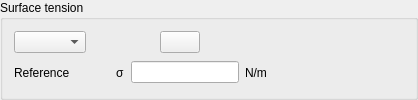
    <widget class="QGroupBox" name="groupBoxSigma">
     <property name="title">
      <string>Surface tension</string>
     </property>
     <layout class="QHBoxLayout" name="horizontalLayout_2">
      <item>
       <layout class="QVBoxLayout" name="verticalLayout_2">
        <item>
         <layout class="QHBoxLayout" name="horizontalLayout_5">
          <item>
           <widget class="QComboBox" name="comboBoxSigma"/>
          </item>
          <item>
           <spacer name="horizontalSpacer_9">
            <property name="orientation">
             <enum>Qt::Horizontal</enum>
            </property>
            <property name="sizeHint" stdset="0">
             <size>
              <width>40</width>
              <height>20</height>
             </size>
            </property>
           </spacer>
          </item>
          <item>
           <widget class="QPushButton" name="pushButtonSigma">
            <property name="toolTip">
             <string>&lt;html&gt;&lt;head/&gt;&lt;body&gt;&lt;p&gt;&lt;span style=&quot; font-size:9pt;&quot;&gt;Fill the formula editor in case of a variable fluid volumic viscosity.&lt;/span&gt;&lt;/p&gt;&lt;/body&gt;&lt;/html&gt;</string>
            </property>
            <property name="text">
             <string/>
            </property>
            <property name="icon">
             <iconset resource="resources_pages.qrc">
              <normaloff>:data/icons/22x22/edit-find-replace.png</normaloff>:data/icons/22x22/edit-find-replace.png</iconset>
            </property>
            <property name="iconSize">
             <size>
              <width>22</width>
              <height>22</height>
             </size>
            </property>
           </widget>
          </item>
          <item>
           <spacer name="horizontalSpacer_10">
            <property name="orientation">
             <enum>Qt::Horizontal</enum>
            </property>
            <property name="sizeHint" stdset="0">
             <size>
              <width>40</width>
              <height>20</height>
             </size>
            </property>
           </spacer>
          </item>
         </layout>
        </item>
        <item>
         <layout class="QHBoxLayout" name="horizontalLayout_3">
          <item>
           <widget class="QLabel" name="labelSigma">
            <property name="text">
             <string>Reference</string>
            </property>
           </widget>
          </item>
          <item>
           <spacer name="spacer">
            <property name="orientation">
             <enum>Qt::Horizontal</enum>
            </property>
            <property name="sizeHint" stdset="0">
             <size>
              <width>40</width>
              <height>20</height>
             </size>
            </property>
           </spacer>
          </item>
          <item>
           <widget class="QLabel" name="labelVarSigma">
            <property name="text">
             <string>σ</string>
            </property>
           </widget>
          </item>
          <item>
           <widget class="QLineEdit" name="lineEditSigma"/>
          </item>
          <item>
           <widget class="QLabel" name="labelUnitSigma">
            <property name="text">
             <string>N/m</string>
            </property>
           </widget>
          </item>
         </layout>
        </item>
       </layout>
      </item>
      <item>
       <spacer name="spacer_2">
        <property name="orientation">
         <enum>Qt::Horizontal</enum>
        </property>
        <property name="sizeHint" stdset="0">
         <size>
          <width>137</width>
          <height>20</height>
         </size>
        </property>
       </spacer>
      </item>
     </layout>
    </widget>
